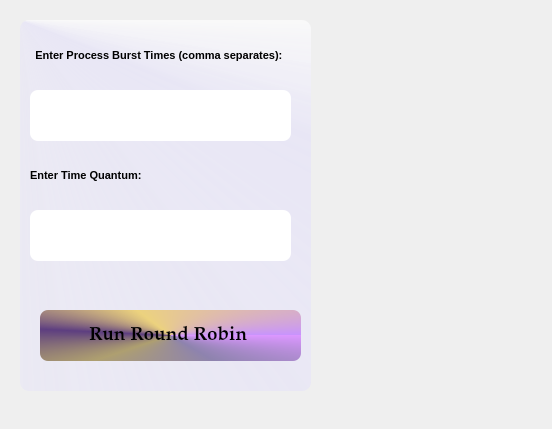
<?xml version="1.0" encoding="UTF-8"?>
<ui version="4.0">
 <class>Form</class>
 <widget class="QWidget" name="Form">
  <property name="geometry">
   <rect>
    <x>0</x>
    <y>0</y>
    <width>552</width>
    <height>429</height>
   </rect>
  </property>
  <property name="windowTitle">
   <string>Form</string>
  </property>
  <widget class="QLabel" name="label">
   <property name="geometry">
    <rect>
     <x>-50</x>
     <y>30</y>
     <width>391</width>
     <height>51</height>
    </rect>
   </property>
   <property name="font">
    <font>
     <pointsize>8</pointsize>
     <weight>75</weight>
     <bold>true</bold>
    </font>
   </property>
   <property name="text">
    <string>                            Enter Process Burst Times (comma separates):</string>
   </property>
  </widget>
  <widget class="QLineEdit" name="PTime">
   <property name="geometry">
    <rect>
     <x>30</x>
     <y>90</y>
     <width>261</width>
     <height>51</height>
    </rect>
   </property>
   <property name="font">
    <font>
     <family>MS Sans Serif</family>
     <weight>75</weight>
     <bold>true</bold>
    </font>
   </property>
   <property name="styleSheet">
    <string notr="true">
border-radius:8px;
border-color: rgb(0, 0, 255);</string>
   </property>
  </widget>
  <widget class="QLabel" name="label_3">
   <property name="geometry">
    <rect>
     <x>30</x>
     <y>150</y>
     <width>491</width>
     <height>51</height>
    </rect>
   </property>
   <property name="font">
    <font>
     <pointsize>8</pointsize>
     <weight>75</weight>
     <bold>true</bold>
    </font>
   </property>
   <property name="text">
    <string>Enter Time Quantum:</string>
   </property>
  </widget>
  <widget class="QPushButton" name="Run">
   <property name="geometry">
    <rect>
     <x>40</x>
     <y>310</y>
     <width>261</width>
     <height>51</height>
    </rect>
   </property>
   <property name="font">
    <font>
     <family>Palatino Linotype</family>
     <pointsize>14</pointsize>
     <weight>75</weight>
     <bold>true</bold>
    </font>
   </property>
   <property name="styleSheet">
    <string notr="true">background-color: rgb(191, 127, 0);
background-color: qconicalgradient(cx:0.5, cy:0.5, angle:0, stop:0 rgba(199, 147, 255, 255), stop:0.289773 rgba(236, 210, 126, 255), stop:0.460227 rgba(93, 62, 128, 255), stop:0.664773 rgba(174, 159, 112, 255), stop:0.801136 rgba(142, 131, 174, 255), stop:1 rgba(219, 151, 255, 255));
border-radius:8px;
</string>
   </property>
   <property name="text">
    <string>Run Round Robin </string>
   </property>
   <property name="icon">
    <iconset>
     <normaloff>../../Desktop/Icons/network.png</normaloff>../../Desktop/Icons/network.png</iconset>
   </property>
  </widget>
  <widget class="QLineEdit" name="Quant">
   <property name="geometry">
    <rect>
     <x>30</x>
     <y>210</y>
     <width>261</width>
     <height>51</height>
    </rect>
   </property>
   <property name="font">
    <font>
     <family>MS Sans Serif</family>
     <weight>75</weight>
     <bold>true</bold>
    </font>
   </property>
   <property name="styleSheet">
    <string notr="true">
border-radius:8px;
border-color: rgb(0, 0, 255);</string>
   </property>
  </widget>
  <widget class="QLabel" name="label_2">
   <property name="geometry">
    <rect>
     <x>-30</x>
     <y>0</y>
     <width>601</width>
     <height>431</height>
    </rect>
   </property>
   <property name="text">
    <string/>
   </property>
   <property name="pixmap">
    <pixmap>../../Desktop/pexels-googledeepmind-17484970.jpg</pixmap>
   </property>
   <property name="scaledContents">
    <bool>true</bool>
   </property>
  </widget>
  <widget class="QLabel" name="label_4">
   <property name="geometry">
    <rect>
     <x>20</x>
     <y>20</y>
     <width>291</width>
     <height>371</height>
    </rect>
   </property>
   <property name="styleSheet">
    <string notr="true">background-color: qconicalgradient(cx:0, cy:0, angle:135, stop:0 rgba(255, 255, 255, 183), stop:0.181818 rgba(251, 250, 255, 156), stop:0.25 rgba(255, 255, 255, 160), stop:0.323864 rgba(223, 218, 255, 158), stop:0.57754 rgba(223, 218, 255, 156), stop:0.625 rgba(255, 255, 255, 158), stop:0.710227 rgba(146, 165, 255, 169), stop:0.852273 rgba(215, 214, 255, 164), stop:1 rgba(255, 255, 255, 160));
background-color: qconicalgradient(cx:0, cy:0, angle:135, stop:0 rgba(255, 255, 255, 72), stop:0.181818 rgba(251, 250, 255, 72), stop:0.25 rgba(255, 255, 255, 82), stop:0.323864 rgba(223, 218, 255, 59), stop:0.57754 rgba(223, 218, 255, 100), stop:0.625 rgba(255, 255, 255, 158), stop:0.710227 rgba(146, 165, 255, 34), stop:0.852273 rgba(215, 214, 255, 41), stop:1 rgba(255, 255, 255, 160));
border-radius:9px;</string>
   </property>
   <property name="text">
    <string/>
   </property>
  </widget>
  <zorder>label_2</zorder>
  <zorder>label_4</zorder>
  <zorder>label</zorder>
  <zorder>PTime</zorder>
  <zorder>label_3</zorder>
  <zorder>Run</zorder>
  <zorder>Quant</zorder>
 </widget>
 <resources/>
 <connections/>
</ui>
